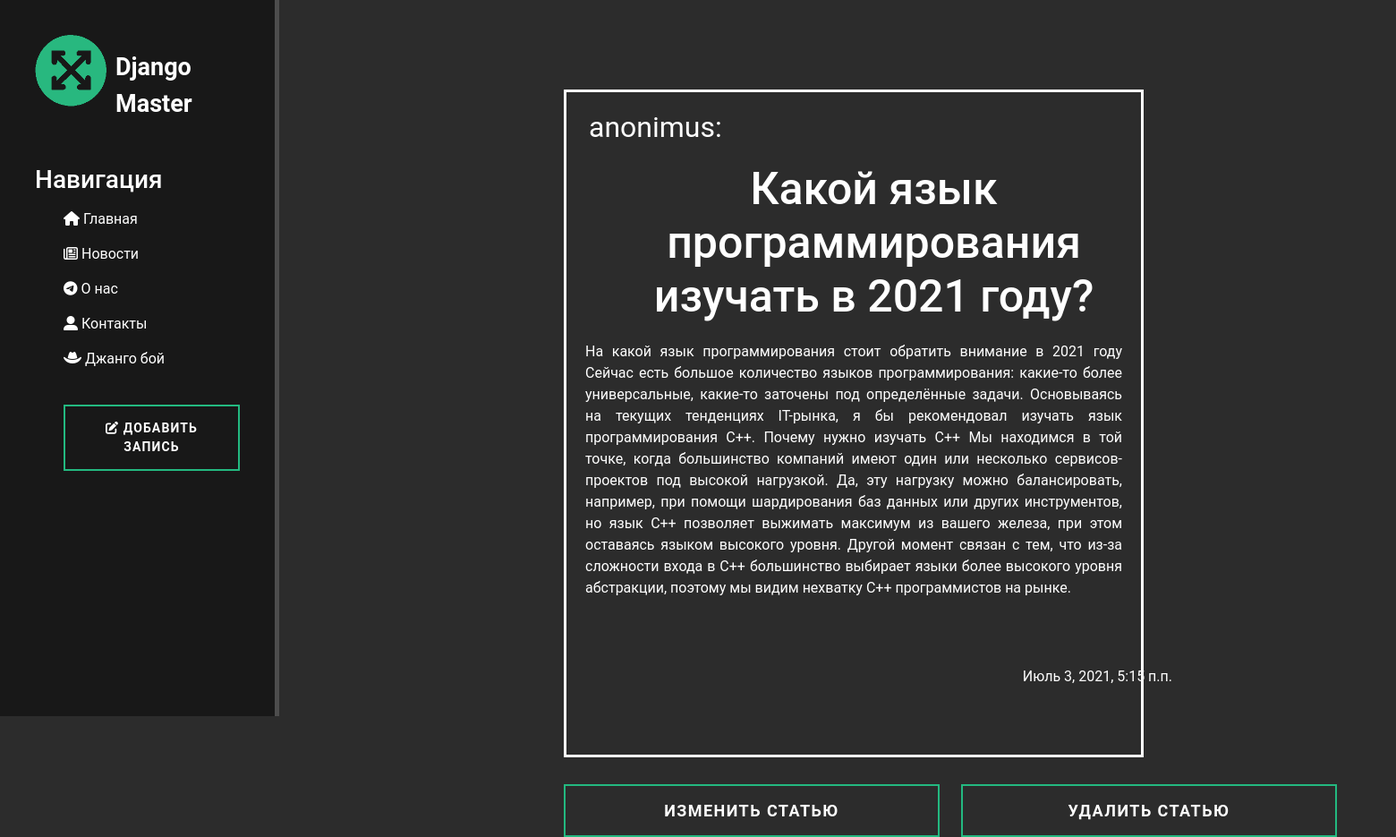
Page /news/4 on the committed database.
### news/models.py (models this page shows, shortened)
class Article (models.Model):
    author_name = models.CharField ('Имя автора', max_length=50)
    title = models.CharField('Название', max_length=50)
    anons = models.CharField('Анонс', max_length=200)
    full_text = models.TextField('Статья')
    date = models.DateTimeField('Дата публикации')
    class Meta:
        verbose_name = 'Новость'
        verbose_name_plural = 'Новости'

### news/views.py (the view)
class NewsDetailView(DetailView):
    model = Article
    template_name = 'news/details_view.html'
    context_object_name = 'article'

### news/templates/news/details_view.html (shortened to what this page needs)
{% extends 'main/layout.html' %}
{% block content%}
    <div class="features article_block">
        <span class="name">{{article.author_name}}</span>
        <h1 class="title">{{article.title}}</h1>
        <p class="full_text">{{article.full_text}}</p>
        <span class="date"><p>{{article.date}}</p></span>
    </div>
    <br><br>
    <div class="buttons">
        <a href="{% url 'news_update' article.id %}"><button class="btn btn-success update" type="submit">Изменить статью</button></a>
        <a href="{% url 'news_delete' article.id %}"><button class="btn btn-success delete" type="submit">Удалить статью</button></a>
    </div>
{% endblock %}

### main/static/main/css/main.css (style rules this page uses)
:root { --main-color: #23b980; }
body { background: #2c2c2c; font-family: Roboto, Arial }
a { text-decoration: none; }
main .features { float: left; color: white; margin-top:100px; margin-left: 150px; text-align: center; width: 60%; }
main .features p { max-width: 600px; margin: 20px auto }
main .features h1 { font-size: 50px }
.btn-success { width:500px; padding: 14px 15px; font-size:18px; font-weight: bold; text-align: center; text-decoration: none; text-transform: uppercase; letter-spacing: .08em; background: #2c2c2c; border: 2px solid var(--main-color) }
div.article_block { border: 3px solid #fff; }
span.name { display: block; font-size:32px; padding: 15px; margin-left: 10px; text-align:left; }
span.name:after { content: ":" }
span.date { display:block; margin: 40px; position: relative; left: 90px; padding:15px; text-align: right; }
h1.title { display: block: text-align: center margin-top: 15px; margin-left: 45px; max-width: 750px; }
p.full_text { text-align: justify; }
.buttons { width: 1200px; position: relative; top: 30px; }
button.update, button.delete { display: inline; width: 420px; border-radius: 0; margin-left: 20px; }
button.update { margin-left: 150px; }

### rows in the picture
Article: author_name "anonimus", title "Какой язык программирования изучать в 2021 году?", full_text "На какой язык программирования стоит обратить внимание в 2021 году Сейчас есть большое количество языков программирования: какие-то более универсальные, какие-то заточены под определённые задачи. Основываясь на текущих тенденциях IT-рынка, я бы рекомендовал изучать язык программирования С++. Почему нужно изучать С++ Мы находимся в той точке, когда большинство компаний имеют один или несколько сервисов-проектов под высокой нагрузкой. Да, эту нагрузку можно балансировать, например, при помощи шардирования баз данных или других инструментов, но язык С++ позволяет выжимать максимум из вашего железа, при этом оставаясь языком высокого уровня. Другой момент связан с тем, что из-за сложности входа…", date "Июль 3, 2021, 5:15 п.п."
